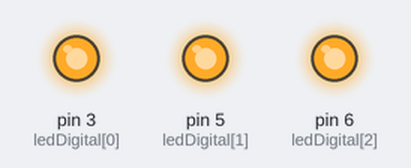
Bench run of a sketch on a simulated Arduino Uno, built with avr-gcc and run on an emulated ATmega328P. Shown: output pins drawn as LEDs (lit = HIGH). What the sketch prints to the serial monitor is not drawn.

Above: at 0.2 s.
Timing chart, 0 to 1.7 s (numbered marks = the images above):
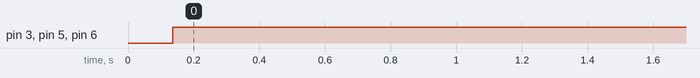

The sketch:

RFID_lettura.ino
```cpp
/*
  works with 13.56MHz MiFare 1k tags

  Based on hardware v13:
  D7 -> RFID RX
  D8 -> RFID TX

  Note: RFID Reset attached to D13 (aka status LED)

  Note: be sure include the NewSoftSerial lib, http://arduiniana.org/libraries/newsoftserial/

  Usage: Sketch prints 'Start' and waits for a tag. When a tag is in range, the shield reads the tag,
  blinks the 'Found' LED and prints the serial number of the tag to the serial port
  and the XBee port.

*/
#include <SoftwareSerial.h>

SoftwareSerial rfid(7, 8);

//Prototypes
void halt(void);		//Procedura di arresto
void parse(void);		//Procedura che legge la stringa dal modulo
void print_serial(void);	//Procedura che stamp ail numero seriale
void read_serial(void);	        //Procedura che legge dal modulo
void seek(void);		//commando per mettersi in attesa del tag
void set_flag(void);		//imposto flag se ho ricevuto un tag corretto

//Global var
int flag = 0;			//FLAG per il tag
int Str1[11];			//Buffer di ricezione

//Led Riconoscimento
int ledDigital[3] = {3, 5, 6};

const boolean ON = LOW;   //Define on as LOW (this is because we use a common Anode RGB LED (common pin is connected to +5 volts)
const boolean OFF = HIGH; //Define off as HIGH

//Predefined Colors
const boolean RED[] = {ON, OFF, OFF};
const boolean GREEN[] = {OFF, ON, OFF};
const boolean BLUE[] = {OFF, OFF, ON};
const boolean YELLOW[] = {ON, ON, OFF};
const boolean CYAN[] = {OFF, ON, ON};
const boolean MAGENTA[] = {ON, OFF, ON};
const boolean WHITE[] = {ON, ON, ON};
const boolean BLACK[] = {OFF, OFF, OFF};

//An Array that stores the predefined colors (allows us to later randomly display a color)
const boolean* COLORS[] = {RED, GREEN, BLUE, YELLOW, CYAN, MAGENTA, WHITE, BLACK};

//INIT
void setup()
{
  for(int i = 0; i < 3; i++){
    pinMode(ledDigital[i], OUTPUT);   //Set the three LED pins as outputs
  }

  Serial.begin(9600);
  Serial.println("Start");

  // set the data rate for the SoftwareSerial ports
  rfid.begin(19200);
  delay(10);
  halt();
}

//MAIN
void loop()
{
  read_serial();
}

void halt()
{
 //Halt tag
  rfid.write((byte)0xFF);
  rfid.write((byte)0x00);
  rfid.write((byte)0x01);
  rfid.write((byte)0x93);
  rfid.write((byte)0x94);
}

void parse()
{
  while(rfid.available()){
    if(rfid.read() == 255){
      for(int i=1;i<11;i++){
        Str1[i]= rfid.read();
      }
    }
  }
}

void print_serial()
{
  if(flag == 1){
    riconosci();
    //print to serial port
    Serial.print(Str1[8], HEX);
    Serial.print(Str1[7], HEX);
    Serial.print(Str1[6], HEX);
    Serial.print(Str1[5], HEX);
    Serial.println();
    delay(100);
  }
}

void riconosci(){
  if((Str1[8])==176){              //TAG RJ
      setColor(ledDigital, RED);
      delay(100);
      setColor(ledDigital, BLACK);
      delay(100);
      setColor(ledDigital, RED);
      delay(100);
  }

  if((Str1[8])==165){               //TAG H
      setColor(ledDigital, BLUE);
      delay(100);
      setColor(ledDigital, BLACK);
      delay(100);
      setColor(ledDigital, BLUE);
      delay(100);
  }

}

void read_serial()
{
  seek();
  delay(10);
  parse();
  set_flag();
  print_serial();
  delay(100);
  setColor(ledDigital, BLACK);
}

void seek()
{
  //search for RFID tag
  rfid.write((byte)0xFF);
  rfid.write((byte)0x00);
  rfid.write((byte)0x01);
  rfid.write((byte)0x82);
  rfid.write((byte)0x83);
  delay(10);
}

void set_flag()
{
  if(Str1[2] == 6){
    flag++;
  }
  if(Str1[2] == 2){
    flag = 0;
  }
}

//PROCEDURE PER SETTARE IL COLORE DEL LED
void setColor(int* led, boolean* color){
  for(int i = 0; i < 3; i++){
    digitalWrite(led[i], color[i]);
  }
}

void setColor(int* led, const boolean* color){
  boolean tempColor[] = {color[0], color[1], color[2]};
  setColor(led, tempColor);
}
```

Measured:
- by itself, pin 3 (ledDigital[0]), pin 5 (ledDigital[1]), pin 6 (ledDigital[2]): LOW → HIGH at 0.14 s
